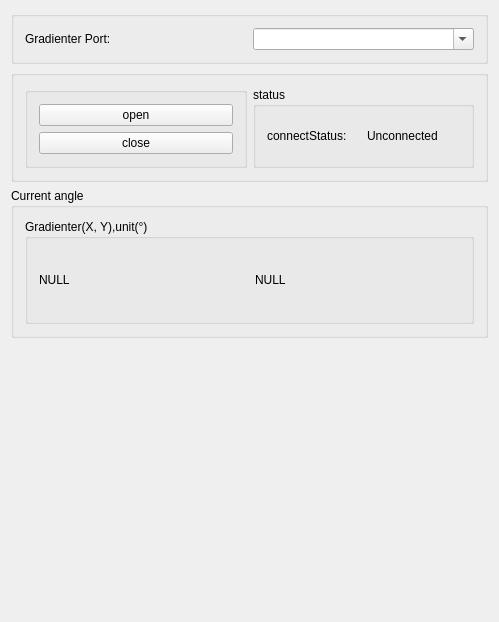
<?xml version="1.0" encoding="UTF-8"?>
<ui version="4.0">
 <class>GradienterWidgetClass</class>
 <widget class="QWidget" name="GradienterWidgetClass">
  <property name="geometry">
   <rect>
    <x>0</x>
    <y>0</y>
    <width>499</width>
    <height>622</height>
   </rect>
  </property>
  <property name="windowTitle">
   <string>GradienterWidget</string>
  </property>
  <layout class="QVBoxLayout" name="verticalLayout">
   <item>
    <widget class="QGroupBox" name="groupBox_3">
     <property name="title">
      <string/>
     </property>
     <layout class="QHBoxLayout" name="horizontalLayout_2">
      <item>
       <widget class="QLabel" name="label">
        <property name="text">
         <string>Gradienter Port:</string>
        </property>
       </widget>
      </item>
      <item>
       <widget class="QComboBox" name="ComPort">
        <property name="editable">
         <bool>true</bool>
        </property>
       </widget>
      </item>
     </layout>
    </widget>
   </item>
   <item>
    <widget class="QGroupBox" name="groupBox_2">
     <property name="title">
      <string/>
     </property>
     <layout class="QHBoxLayout" name="horizontalLayout">
      <item>
       <widget class="QGroupBox" name="groupBox_4">
        <property name="title">
         <string/>
        </property>
        <layout class="QVBoxLayout" name="verticalLayout_3">
         <item>
          <widget class="QPushButton" name="open">
           <property name="text">
            <string>open</string>
           </property>
          </widget>
         </item>
         <item>
          <widget class="QPushButton" name="close">
           <property name="text">
            <string>close</string>
           </property>
          </widget>
         </item>
        </layout>
       </widget>
      </item>
      <item>
       <widget class="QGroupBox" name="groupBox_8">
        <property name="title">
         <string>status</string>
        </property>
        <layout class="QVBoxLayout" name="verticalLayout_4">
         <item>
          <layout class="QHBoxLayout" name="horizontalLayout_8">
           <item>
            <widget class="QLabel" name="label_2">
             <property name="text">
              <string>connectStatus:</string>
             </property>
            </widget>
           </item>
           <item>
            <widget class="QLabel" name="connectStatus">
             <property name="text">
              <string>Unconnected</string>
             </property>
            </widget>
           </item>
          </layout>
         </item>
        </layout>
       </widget>
      </item>
     </layout>
    </widget>
   </item>
   <item>
    <widget class="QGroupBox" name="groupBox">
     <property name="minimumSize">
      <size>
       <width>0</width>
       <height>150</height>
      </size>
     </property>
     <property name="title">
      <string>Current angle</string>
     </property>
     <layout class="QHBoxLayout" name="horizontalLayout_5">
      <item>
       <widget class="QGroupBox" name="groupBox_7">
        <property name="title">
         <string>Gradienter(X, Y),unit(°)</string>
        </property>
        <layout class="QHBoxLayout" name="horizontalLayout_7">
         <property name="spacing">
          <number>10</number>
         </property>
         <item>
          <widget class="QLabel" name="GradienterX">
           <property name="text">
            <string>NULL</string>
           </property>
          </widget>
         </item>
         <item>
          <widget class="QLabel" name="GradienterY">
           <property name="text">
            <string>NULL</string>
           </property>
          </widget>
         </item>
        </layout>
       </widget>
      </item>
     </layout>
    </widget>
   </item>
   <item>
    <spacer name="verticalSpacer">
     <property name="orientation">
      <enum>Qt::Vertical</enum>
     </property>
     <property name="sizeHint" stdset="0">
      <size>
       <width>20</width>
       <height>270</height>
      </size>
     </property>
    </spacer>
   </item>
  </layout>
 </widget>
 <layoutdefault spacing="6" margin="11"/>
 <resources/>
 <connections/>
</ui>
